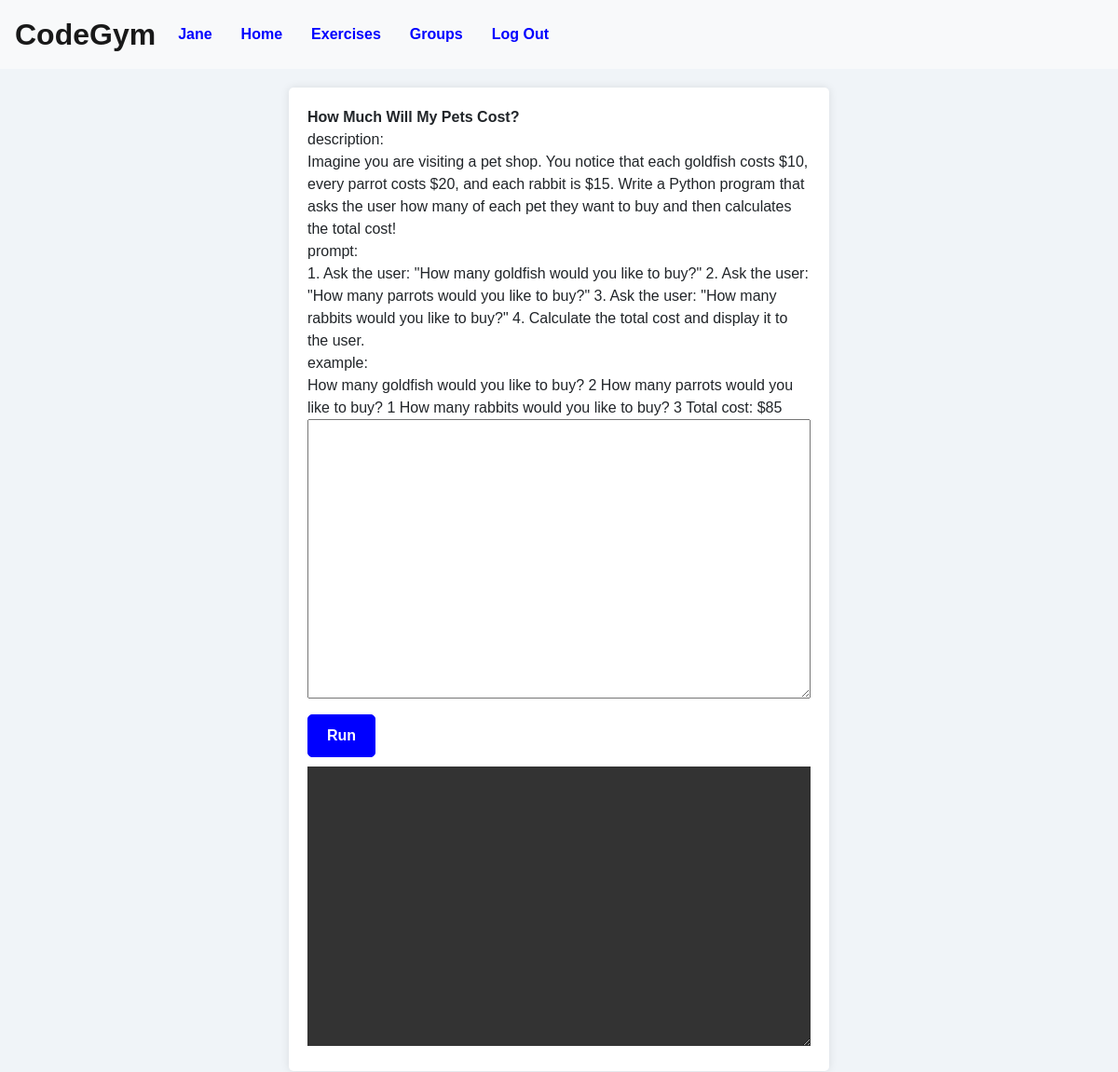
/exercises/1 (signed in), run on the app's committed database.
### CodeGym/models.py (models this page shows)
class User(AbstractUser):
    id = models.AutoField(primary_key=True)
    USER_TYPE_CHOICES = (
        ('HEADMASTER', 'HEADMASTER'),
        ('TUTOR', 'Tutor'),
        ('STUDENT', 'Student'),
    )
    user_type = models.CharField(max_length=10, choices=USER_TYPE_CHOICES, null=False)

class Exercises(models.Model):
    id = models.AutoField(primary_key=True)
    title = models.CharField(max_length=100)
    description = models.CharField(max_length=1000)
    prompt = models.CharField(max_length=1000)
    example = models.CharField(max_length=1000)

### CodeGym/views.py (the view)
# urls.py: path("exercises/<str:exercise_id>", views.exercise, name="exercise"),
def exercise(request, exercise_id):
    exercises = Exercises.objects.get(pk=exercise_id)
    title = exercises.title
    description = exercises.description
    prompt = exercises.prompt
    example = exercises.example
    context = {
        "title": title,
        "description": description,
        "prompt": prompt,
        "example": example
    }
    return render(request, 'CodeGym/exercise.html', context)

### CodeGym/templates/CodeGym/exercise.html (shortened to what this page needs)
{% extends "CodeGym/layout.html" %}
{% block body %}
<body>
    {% if user.is_authenticated %}
    <div class="description-container">
        <strong>{{ title }}</strong><br>
        description: <br>
        {{ description }}<br>
        prompt: <br>
        {{ prompt }}<br>
        example: <br>
        {{ example }}<br>
        <form id="coding", method="post">
            <textarea id="console_in"></textarea><br>
            <button id="runBtn", type="submit">Run</button><br>
            <textarea id="console_out"></textarea>
        </form>
    </div>
    {% endif %}
</body>
{% endblock %}

### CodeGym/templates/CodeGym/layout.html (shortened to what this page needs)
{% load static %}
<!DOCTYPE html>
<html lang="en">
    <head>
        <link rel="stylesheet" href="https://stackpath.bootstrapcdn.com/bootstrap/4.4.1/css/bootstrap.min.css">
        <link href="{% static 'CodeGym/styles.css' %}" rel="stylesheet">
    </head>
    <body>
        <nav class="navbar navbar-expand navbar-light bg-light">
            <a class="navbar-brand" href="#">CodeGym</a>
            <div>
              <ul class="navbar-nav mr-auto">
                {% if user.is_authenticated %}
                    <li class="nav-item">
                        <a class="nav-link" href="{% url 'user' %}"><strong>{{ user }}</strong></a>
                    </li>
                {% endif %}
                <li class="nav-item">
                  <a class="nav-link" href="{% url 'index' %}">Home</a>
                </li>
                {% if user.is_authenticated %}
                    <li class="nav-item">
                        <a class="nav-link" href="{% url 'exercises' %}"><strong>Exercises</strong></a>
                    </li>
                    <li class="nav-item">
                        <a class="nav-link" href="{% url 'groups' %}">Groups</a>
                    </li>
                    <li class="nav-item">
                        <a class="nav-link" href="{% url 'logout' %}">Log Out</a>
                    </li>
                {% endif %}
              </ul>
            </div>
          </nav>
        <div class="body">
            {% block body %}
            {% endblock %}
        </div>
    </body>
</html>

### CodeGym/static/CodeGym/styles.css (style rules this page uses)
body { font-family: 'Arial', sans-serif; background-color: #f0f4f8; }
.navbar { background-color: #3498db; }
.navbar-brand { font-size: 32px; color: blue; font-weight: bold; }
.navbar-nav .nav-item { margin-right: 15px; }
.nav-link { color: blue !important; font-weight: bold; }
.navbar-nav .nav-link { color: blue; }
.body { padding: 20px; }
.description-container { background-color: #ffffff; padding: 20px; border-radius: 5px; box-shadow: 0px 0px 10px rgba(0, 0, 0, 0.1); width: 50%; margin: 0 auto; }
#console_in { width: 100%; height: 300px; resize: vertical; }
#console_out { width: 100%; height: 300px; background-color: #333; color: #fff; border: none; resize: vertical; font-family: "Courier New", monospace; padding: 10px; }
#runBtn { padding: 10px 20px; margin: 10px 0; font-weight: bold; border: 1px solid blue; background-color: blue; color: white; cursor: pointer; border-radius: 5px; font-size: 16px; transition: background-color 0.3s ease; }

### data on the page
User: username "Jane"
Exercises: title "How Much Will My Pets Cost?", description "Imagine you are visiting a pet shop. You notice that each goldfish costs $10, every parrot costs $20, and each rabbit is $15. Write a Python program that asks the user how many of each pet they want to buy and then calculates the total cost!", prompt "1. Ask the user: \"How many goldfish would you like to buy?\" 2. Ask the user: \"How many parrots would you like to buy?\" 3. Ask the user: \"How many rabbits would you like to buy?\" 4. Calculate the total cost and display it to the user.", example "How many goldfish would you like to buy? 2 How many parrots would you like to buy? 1 How many rabbits would you like to buy? 3 Total cost: $85"
